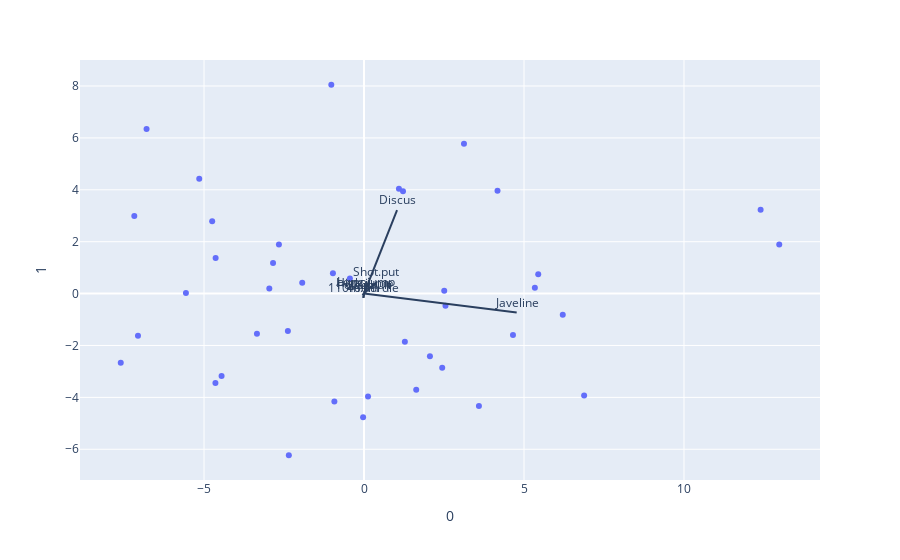

Notebook cell for this chart:
### Code cell
loadings = model.components_.T * np.sqrt(model.explained_variance_)

fig = px.scatter(components, x=0, y=1)

for i, feature in enumerate(columns_selected):
    fig.add_shape(
        type='line',
        x0=0, y0=0,
        x1=loadings[i, 0],
        y1=loadings[i, 1]
    )
    fig.add_annotation(
        x=loadings[i, 0],
        y=loadings[i, 1],
        ax=0, ay=0,
        xanchor="center",
        yanchor="bottom",
        text=feature,
    )
fig.show()

### Figure 1 — Plotly figure (JSON) as saved in the notebook; plotly's stock layout.template omitted (floating-point values rounded to 4 significant figures)
{"data": [{"hovertemplate": "0=%{x}<br>1=%{y}<extra></extra>", "legendgroup": "", "marker": {"color": "#636efa", "symbol": "circle"}, "mode": "markers", "name": "", "orientation": "v", "showlegend": false, "type": "scatter", "x": [4.655, 3.124, -6.795, 3.591, 5.444, -7.064, -2.659, -1.931, -5.15, -0.9721, -3.346, -2.349, -4.451, 12.98, 12.39, -1.022, 1.092, -2.96, 5.339, -0.4409, 2.444, -2.843, -2.379, -4.637, 2.547, 6.211, 4.173, -4.643, 0.1253, 2.06, 2.507, -7.602, 6.879, -7.179, 1.632, -0.02852, -0.9268, -5.565, -4.745, 1.277, 1.218], "xaxis": "x", "y": [-1.592, 5.777, 6.342, -4.332, 0.7496, -1.626, 1.89, 0.4222, 4.424, 0.7812, -1.551, -6.23, -3.175, 1.897, 3.234, 8.049, 4.045, 0.1924, 0.2218, 0.5856, -2.854, 1.179, -1.439, 1.375, -0.4688, -0.8114, 3.967, -3.442, -3.962, -2.413, 0.106, -2.669, -3.929, 2.993, -3.707, -4.761, -4.157, 0.01827, 2.787, -1.856, 3.942], "yaxis": "y"}], "layout": {"annotations": [{"ax": 0, "ay": 0, "text": "100m", "x": -0.04999, "xanchor": "center", "y": -0.05072, "yanchor": "bottom"}, {"ax": 0, "ay": 0, "text": "Long.jump", "x": 0.04663, "xanchor": "center", "y": 0.05492, "yanchor": "bottom"}, {"ax": 0, "ay": 0, "text": "Shot.put", "x": 0.382, "xanchor": "center", "y": 0.4278, "yanchor": "bottom"}, {"ax": 0, "ay": 0, "text": "High.jump", "x": 0.02009, "xanchor": "center", "y": 0.02917, "yanchor": "bottom"}, {"ax": 0, "ay": 0, "text": "400m", "x": -0.01927, "xanchor": "center", "y": -0.1655, "yanchor": "bottom"}, {"ax": 0, "ay": 0, "text": "110m.hurdle", "x": -0.02072, "xanchor": "center", "y": -0.1639, "yanchor": "bottom"}, {"ax": 0, "ay": 0, "text": "Discus", "x": 1.033, "xanchor": "center", "y": 3.214, "yanchor": "bottom"}, {"ax": 0, "ay": 0, "text": "Pole.vault", "x": -0.01383, "xanchor": "center", "y": -0.03734, "yanchor": "bottom"}, {"ax": 0, "ay": 0, "text": "Javeline", "x": 4.771, "xanchor": "center", "y": -0.7326, "yanchor": "bottom"}], "legend": {"tracegroupgap": 0}, "margin": {"t": 60}, "shapes": [{"type": "line", "x0": 0, "x1": -0.04999, "y0": 0, "y1": -0.05072}, {"type": "line", "x0": 0, "x1": 0.04663, "y0": 0, "y1": 0.05492}, {"type": "line", "x0": 0, "x1": 0.382, "y0": 0, "y1": 0.4278}, {"type": "line", "x0": 0, "x1": 0.02009, "y0": 0, "y1": 0.02917}, {"type": "line", "x0": 0, "x1": -0.01927, "y0": 0, "y1": -0.1655}, {"type": "line", "x0": 0, "x1": -0.02072, "y0": 0, "y1": -0.1639}, {"type": "line", "x0": 0, "x1": 1.033, "y0": 0, "y1": 3.214}, {"type": "line", "x0": 0, "x1": -0.01383, "y0": 0, "y1": -0.03734}, {"type": "line", "x0": 0, "x1": 4.771, "y0": 0, "y1": -0.7326}], "xaxis": {"anchor": "y", "domain": [0, 1], "title": {"text": "0"}}, "yaxis": {"anchor": "x", "domain": [0, 1], "title": {"text": "1"}}}}
